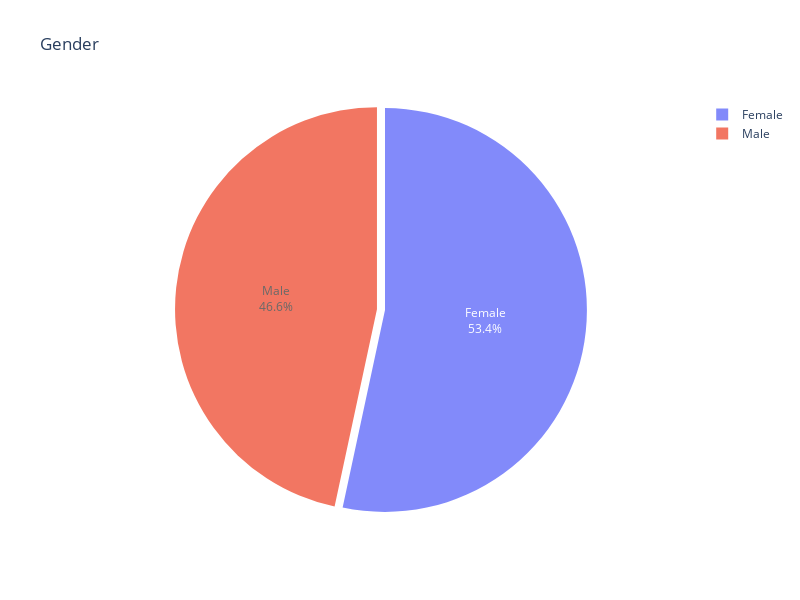

This figure's notebook cell:
### Code cell
Contract_name = original_df['Gender'].value_counts().index.to_list()
Contract_values = original_df['Gender'].value_counts().values.tolist()
# pie_chart(labels=Contract_name, sizes=Contract_values, title="Payment Methods")
pie_chart_plotly(labels=Contract_name, sizes=Contract_values, title="Gender")

### Figure 1 — Plotly figure (JSON) as saved in the notebook; plotly's stock layout.template omitted (floating-point values rounded to 4 significant figures)
{"data": [{"domain": {"x": [0, 1], "y": [0, 1]}, "hole": 0, "hovertemplate": "labels=%{label}<br>sizes=%{value}<extra></extra>", "labels": ["Female", "Male"], "legendgroup": "", "name": "", "opacity": 0.8, "pull": [0, 0.04002], "showlegend": true, "textinfo": "percent+label", "textposition": "inside", "type": "pie", "values": [34353, 30021]}], "layout": {"height": 600, "legend": {"tracegroupgap": 0}, "title": {"text": "Gender"}, "width": 800}}
